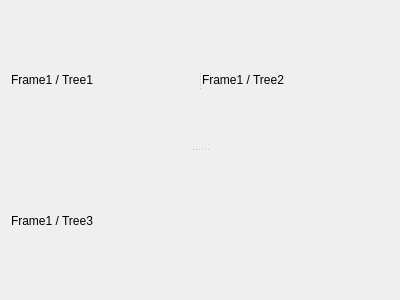
<?xml version="1.0" encoding="UTF-8"?>
<ui version="4.0">
 <class>WFrame1</class>
 <widget class="QDialog" name="WFrame1">
  <property name="geometry">
   <rect>
    <x>0</x>
    <y>0</y>
    <width>400</width>
    <height>300</height>
   </rect>
  </property>
  <property name="windowTitle">
   <string>Dialog</string>
  </property>
  <property name="styleSheet">
   <string notr="true"/>
  </property>
  <layout class="QVBoxLayout" name="verticalLayout_5">
   <item>
    <widget class="QSplitter" name="splitter_2">
     <property name="orientation">
      <enum>Qt::Vertical</enum>
     </property>
     <property name="childrenCollapsible">
      <bool>false</bool>
     </property>
     <widget class="QWidget" name="widget" native="true">
      <layout class="QVBoxLayout" name="verticalLayout">
       <property name="leftMargin">
        <number>0</number>
       </property>
       <property name="topMargin">
        <number>0</number>
       </property>
       <property name="rightMargin">
        <number>0</number>
       </property>
       <property name="bottomMargin">
        <number>0</number>
       </property>
       <item>
        <widget class="QSplitter" name="splitter">
         <property name="styleSheet">
          <string notr="true"/>
         </property>
         <property name="orientation">
          <enum>Qt::Horizontal</enum>
         </property>
         <property name="childrenCollapsible">
          <bool>false</bool>
         </property>
         <widget class="QWidget" name="containerTree1" native="true">
          <layout class="QVBoxLayout" name="verticalLayout_2">
           <property name="leftMargin">
            <number>0</number>
           </property>
           <property name="topMargin">
            <number>0</number>
           </property>
           <property name="rightMargin">
            <number>0</number>
           </property>
           <property name="bottomMargin">
            <number>0</number>
           </property>
           <item>
            <widget class="QLabel" name="label">
             <property name="text">
              <string>Frame1 / Tree1</string>
             </property>
            </widget>
           </item>
          </layout>
         </widget>
         <widget class="QWidget" name="containerTree2" native="true">
          <layout class="QVBoxLayout" name="verticalLayout_4">
           <property name="leftMargin">
            <number>0</number>
           </property>
           <property name="topMargin">
            <number>0</number>
           </property>
           <property name="rightMargin">
            <number>0</number>
           </property>
           <property name="bottomMargin">
            <number>0</number>
           </property>
           <item>
            <widget class="QLabel" name="label_2">
             <property name="text">
              <string>Frame1 / Tree2</string>
             </property>
            </widget>
           </item>
          </layout>
         </widget>
        </widget>
       </item>
      </layout>
     </widget>
     <widget class="QWidget" name="containerTree3" native="true">
      <layout class="QVBoxLayout" name="verticalLayout_3">
       <property name="leftMargin">
        <number>0</number>
       </property>
       <property name="topMargin">
        <number>0</number>
       </property>
       <property name="rightMargin">
        <number>0</number>
       </property>
       <property name="bottomMargin">
        <number>0</number>
       </property>
       <item>
        <widget class="QLabel" name="label_3">
         <property name="text">
          <string>Frame1 / Tree3</string>
         </property>
        </widget>
       </item>
      </layout>
     </widget>
    </widget>
   </item>
  </layout>
 </widget>
 <resources/>
 <connections/>
</ui>
